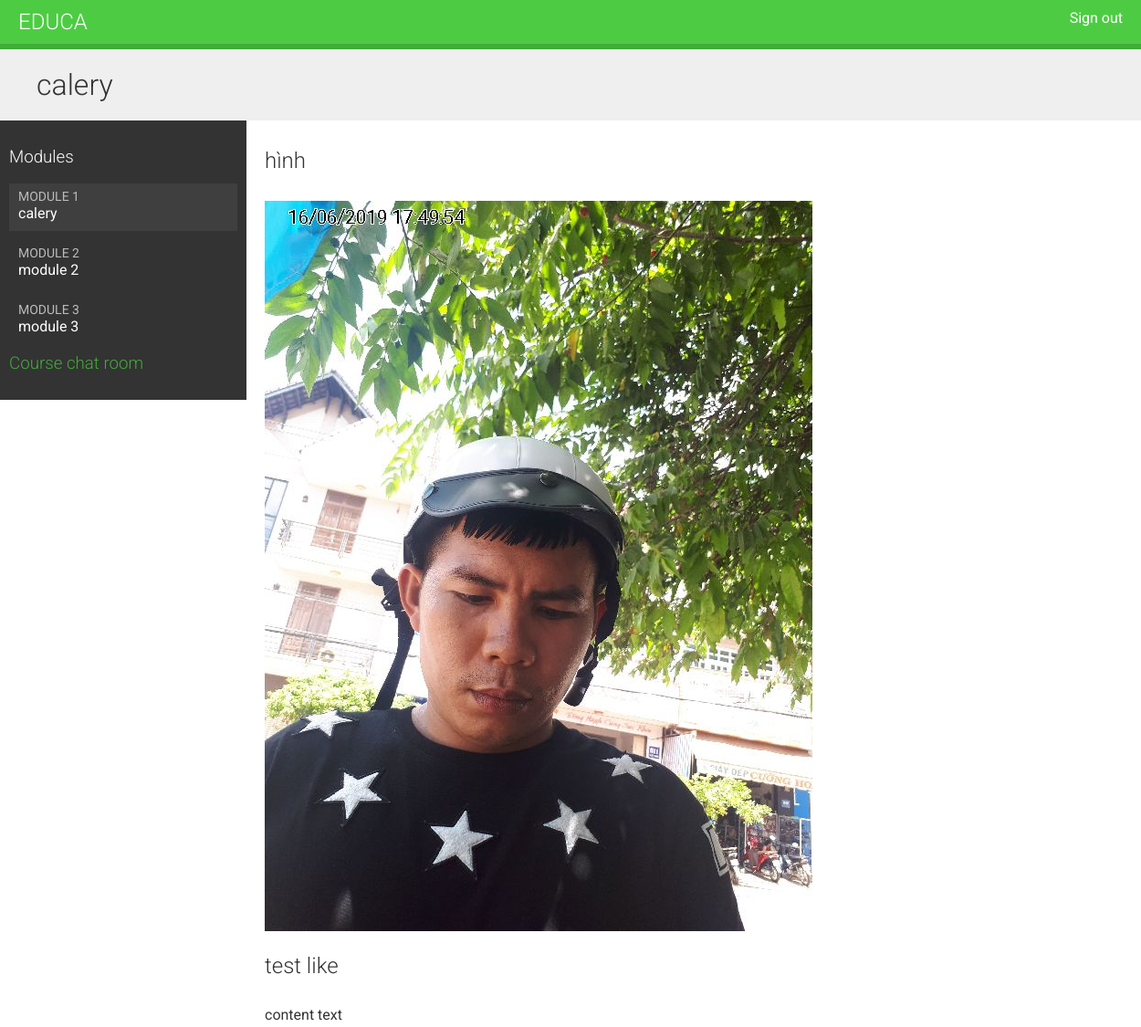
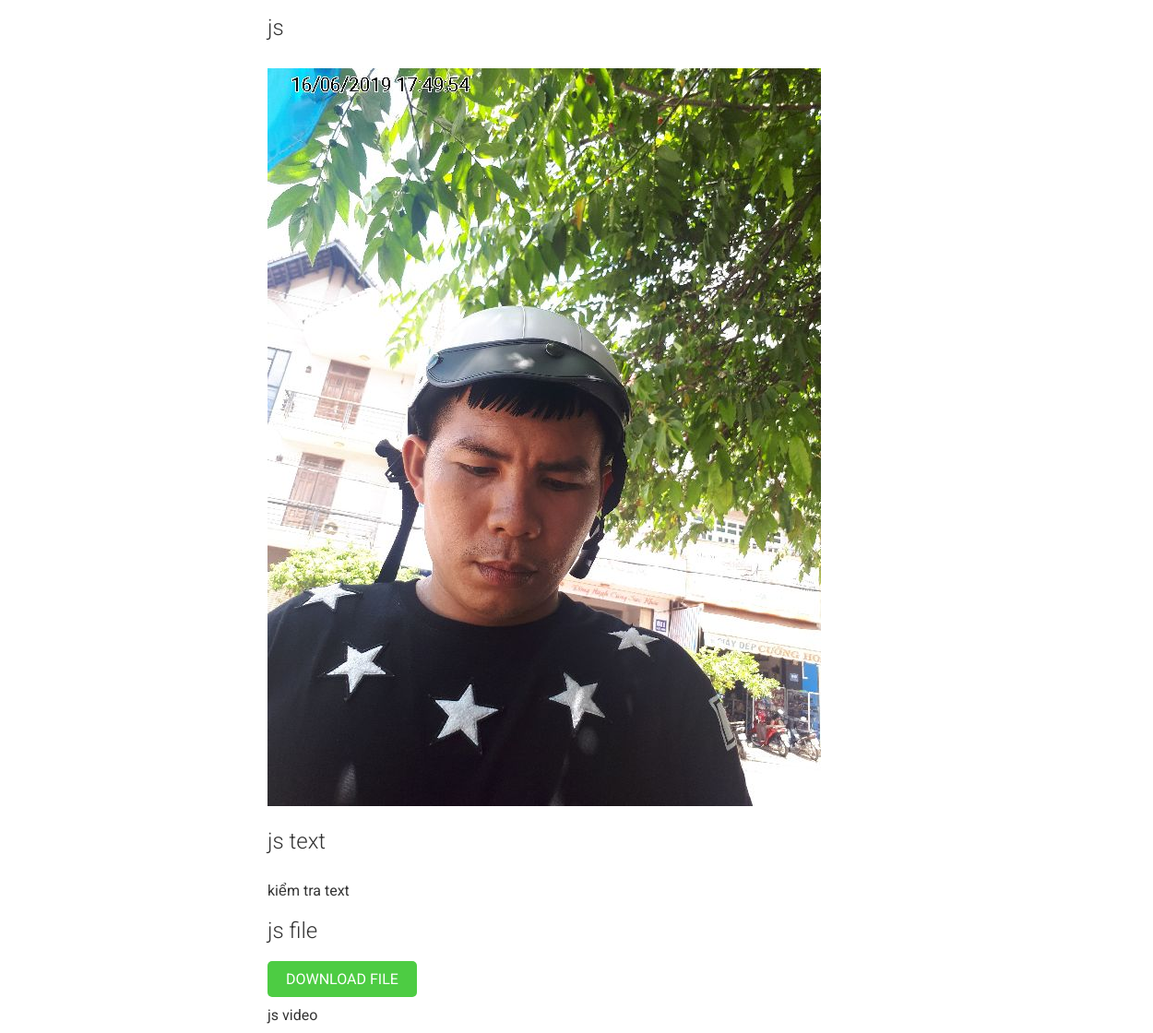
/students/course/3/ (signed in), run on the app's committed database (2 pictures, top to bottom).
### courses/models.py (models this page shows, shortened)
class Module(models.Model):
    course = models.ForeignKey(Course, related_name='modules',
                               on_delete=models.CASCADE)
    title = models.CharField(max_length=200)
    description = models.TextField(blank=True)
    order = OrderFiled(blank=True, for_fields=['course'])
    def __str__(self):
        return "{}.{}".format(self.order, self.title)
    class Meta:
        ordering = ['order']

class Content(models.Model):
    module = models.ForeignKey(Module, related_name='contents',
                               on_delete=models.CASCADE)
    content_type = models.ForeignKey(ContentType, on_delete=models.CASCADE,
                                     limit_choices_to={'model__in': ('text',
                                     'video', 'image', 'file')})
    object_id = models.PositiveIntegerField()
    item = GenericForeignKey('content_type', 'object_id')
    order = OrderFiled(blank=True, for_fields=['module'])
    class Meta:
        ordering = ['order']

class ItamBase(models.Model):
    owner = models.ForeignKey(User, related_name='%(class)s_related',
                              on_delete=models.CASCADE)
    title = models.CharField(max_length=200)
    created = models.DateTimeField(auto_now_add=True)
    updated = models.DateTimeField(auto_now=True)
    def render(self):
        return render_to_string('courses/content/{}.html'.format(self._meta.model_name), {'item': self})
    class Meta:
        abstract = True

class Image(ItamBase):
    file = models.ImageField(upload_to='images')

class Text(ItamBase):
    content = models.TextField()

class File(ItamBase):
    file = models.FileField(upload_to='files')

class Video(ItamBase):
    url = models.URLField()

### students/views.py (the view)
class StudentCourseDetailView(DetailView):
    model = Course
    template_name = 'students/course/detail.html'
    def get_queryset(self):
        qs = super().get_queryset()
        return qs.filter(students__in=[self.request.user])
    def get_context_data(self, **kwargs):
        context = super().get_context_data(**kwargs)
        course = self.get_object()
        if 'module_id' in self.kwargs:
            context['module'] = course.modules.get(id=self.kwargs['module_id'])
        else:
            context['module'] = course.modules.all()[0]
        return context

### templates/students/course/detail.html (shortened to what this page needs)
{% extends "base.html" %}
{% load cache %}
{% block content %}
  <h1>
    {{ module.title }}
  </h1>
  <div class="contents">
    <h3>Modules</h3>
    <ul id="modules">
      {% for m in object.modules.all %}
        <li data-id="{{ m.id }}" {% if m == module %}class="selected"{% endif %}>
          <a href="{% url 'student_course_detail_module' object.id m.id %}">
            <span>
              Module <span class="order">{{ m.order|add:1 }}</span>
            </span>
            <br>
            {{ m.title }}
          </a>
        </li>
      {% empty %}
        <li>No modules yet.</li>
      {% endfor %}
    </ul>
    <h3>
      <a href="{% url 'chat:course_chat_room' object.id %}">Course chat room</a>
    </h3>
  </div>
  <div class="module">
    {% cache 60 module_contents module %}
      {% for content in module.contents.all %}
        {% with item=content.item %}
          <h2>{{ item.title }}</h2>
          {{ item.render }}
        {% endwith %}
      {% endfor %}
    {% endcache %}
  </div>
{% endblock %}

### templates/base.html (shortened to what this page needs)
{% load static %}
<!DOCTYPE html>
<html>
<head>
  <link href="{% static 'css/base.css' %}" rel="stylesheet">
</head>
<body>
  <div id="header">
    <a href="/" class="logo">Educa</a>
    <ul class="menu">
      {% if request.user.is_authenticated %}
        <li><a href="{% url 'logout' %}">Sign out</a></li>
      {% else %}
        <li><a href="{% url 'login' %}">Sign in</a></li>
      {% endif %}
    </ul>
  </div>
  <div id="content">
    {% block content %}
    {% endblock %}
  </div>
</body>
</html>

### templates/courses/content/image.html
<p><img src="{{ item.file.url }}" alt="{{ item.title }}"></p>

### templates/courses/content/text.html
{{ item.content|linebreaks }}

### templates/courses/content/file.html
<p><a href="{{ item.file.url }}" class="button">Download file</a></p

### templates/courses/content/video.html (shortened to what this page needs)
{% load embed_video_tags %}

### static/css/base.css (style rules this page uses)
body { margin:0; font-family:'Roboto', sans-serif; font-weight:400; color:#333; }
a { color:#3fad37; text-decoration:none; }
ul { float:left; }
h1, h2, h3, h4, h5, h6 { font-family:'Roboto', sans-serif; font-weight:300; }
h1 { background:#efefef; width:100%; overflow:auto; padding:20px 0 20px 40px; margin:0; }
.module { padding:10px 20px; float:left; width:600px; }
.module p { margin:10px 0 20px; width:100%; float:left; }
#header { background:#4dcc43; overflow:auto; padding:10px 20px; border-bottom:6px solid #3fad37; }
#header .logo { text-decoration:none; font-family:'Roboto', sans-serif; font-weight:300; text-transform:uppercase; font-size:24px; color:#fff; float:left; }
#header a { color:#fff; }
#header .menu { list-style:none; float:right; margin:0; padding:0; }
.contents { width:20%; padding:10px; float:left; background:#333; color: #fff; font-family:'Roboto', sans-serif; }
.contents ul { list-style:none; margin:0; padding:0; width:100%; }
.contents ul li { margin:0 0 10px 0; padding:4px 10px 10px; overflow:auto; cursor:move; }
.contents ul li.selected { background:#3f3f3f; }
.contents ul span { text-transform:uppercase; color:#bbb; font-size:14px; }
.contents ul a { display:block; color:#fff; text-decoration:none; }
input[type=submit], a.button { border-radius:5px; background:#4dcc43; color:#fff; font-size:16px; text-transform:uppercase; border:none; padding:10px 20px; margin:20px 0; }

### data on the page
Module: title "calery", order|add "1"
Module: order|add "2", title "module 2"
Module: order|add "3", title "module 3"
Content: item "hình", item.file (picture)
Content: item "test like", item.content "content text"
Content: item "js", item.file (picture)
Content: item "js text", item.content "kiểm tra text"
Content: item "js file"
Content: item "js video"
